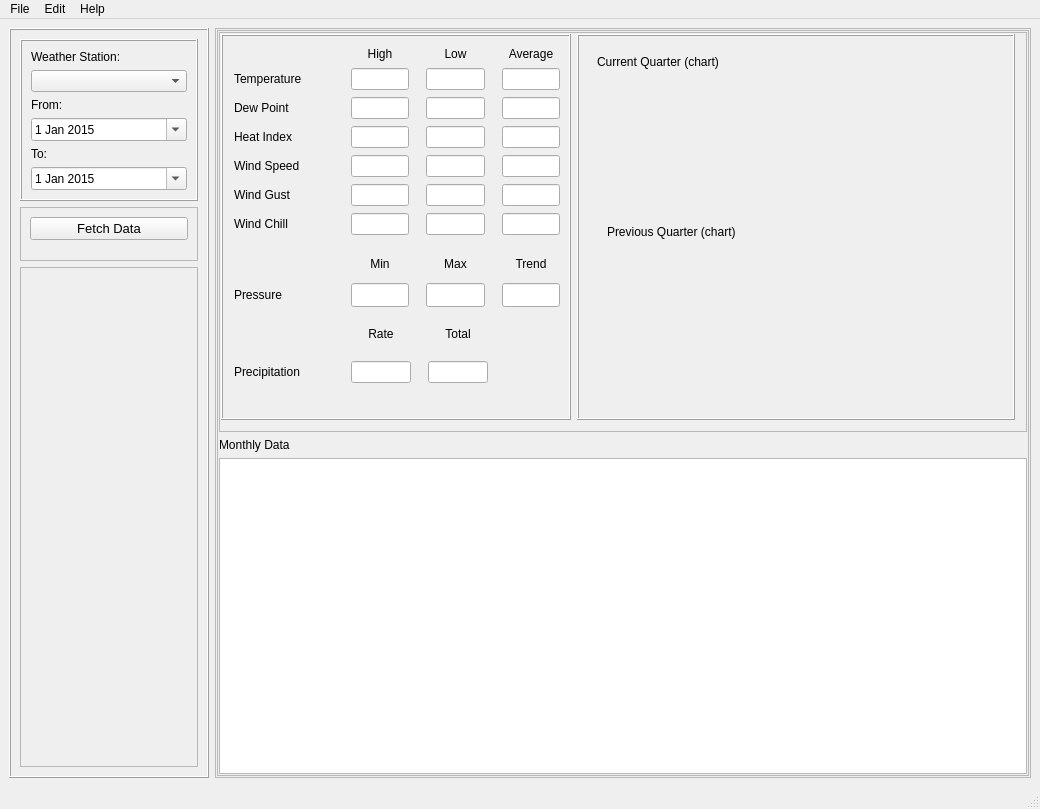
<?xml version="1.0" encoding="UTF-8"?>
<ui version="4.0">
 <class>WUnderground</class>
 <widget class="QMainWindow" name="WUnderground">
  <property name="geometry">
   <rect>
    <x>0</x>
    <y>0</y>
    <width>1040</width>
    <height>809</height>
   </rect>
  </property>
  <property name="windowTitle">
   <string>MainWindow</string>
  </property>
  <widget class="QWidget" name="centralwidget">
   <layout class="QHBoxLayout" name="horizontalLayout_2">
    <item>
     <widget class="QFrame" name="frame_3">
      <property name="minimumSize">
       <size>
        <width>200</width>
        <height>0</height>
       </size>
      </property>
      <property name="maximumSize">
       <size>
        <width>199</width>
        <height>16777215</height>
       </size>
      </property>
      <property name="styleSheet">
       <string notr="true"/>
      </property>
      <property name="frameShape">
       <enum>QFrame::Box</enum>
      </property>
      <property name="frameShadow">
       <enum>QFrame::Raised</enum>
      </property>
      <layout class="QVBoxLayout" name="verticalLayout">
       <item>
        <widget class="QFrame" name="frame_2">
         <property name="styleSheet">
          <string notr="true"/>
         </property>
         <property name="frameShape">
          <enum>QFrame::Box</enum>
         </property>
         <property name="frameShadow">
          <enum>QFrame::Raised</enum>
         </property>
         <layout class="QVBoxLayout" name="verticalLayout_5">
          <item>
           <widget class="QLabel" name="label_11">
            <property name="font">
             <font>
              <pointsize>9</pointsize>
             </font>
            </property>
            <property name="text">
             <string>Weather Station:</string>
            </property>
           </widget>
          </item>
          <item>
           <widget class="QComboBox" name="comboBox_WeatherStation">
            <property name="font">
             <font>
              <pointsize>9</pointsize>
             </font>
            </property>
           </widget>
          </item>
          <item>
           <widget class="QLabel" name="labelFrom">
            <property name="font">
             <font>
              <pointsize>9</pointsize>
             </font>
            </property>
            <property name="layoutDirection">
             <enum>Qt::LeftToRight</enum>
            </property>
            <property name="text">
             <string>From:</string>
            </property>
            <property name="alignment">
             <set>Qt::AlignLeading|Qt::AlignLeft|Qt::AlignVCenter</set>
            </property>
           </widget>
          </item>
          <item>
           <widget class="QDateEdit" name="dateFrom">
            <property name="font">
             <font>
              <pointsize>9</pointsize>
             </font>
            </property>
            <property name="minimumDate">
             <date>
              <year>2015</year>
              <month>1</month>
              <day>1</day>
             </date>
            </property>
            <property name="currentSection">
             <enum>QDateTimeEdit::DaySection</enum>
            </property>
            <property name="calendarPopup">
             <bool>true</bool>
            </property>
           </widget>
          </item>
          <item>
           <widget class="QLabel" name="labelTo">
            <property name="font">
             <font>
              <pointsize>9</pointsize>
             </font>
            </property>
            <property name="text">
             <string>To:</string>
            </property>
            <property name="alignment">
             <set>Qt::AlignLeading|Qt::AlignLeft|Qt::AlignVCenter</set>
            </property>
           </widget>
          </item>
          <item>
           <widget class="QDateEdit" name="dateTo">
            <property name="font">
             <font>
              <pointsize>9</pointsize>
             </font>
            </property>
            <property name="minimumDate">
             <date>
              <year>2015</year>
              <month>1</month>
              <day>1</day>
             </date>
            </property>
            <property name="currentSection">
             <enum>QDateTimeEdit::DaySection</enum>
            </property>
            <property name="calendarPopup">
             <bool>true</bool>
            </property>
           </widget>
          </item>
         </layout>
        </widget>
       </item>
       <item>
        <widget class="QFrame" name="frame_6">
         <property name="minimumSize">
          <size>
           <width>0</width>
           <height>0</height>
          </size>
         </property>
         <property name="frameShape">
          <enum>QFrame::StyledPanel</enum>
         </property>
         <property name="frameShadow">
          <enum>QFrame::Raised</enum>
         </property>
         <layout class="QVBoxLayout" name="verticalLayout_3">
          <item alignment="Qt::AlignTop">
           <widget class="QPushButton" name="btnFetchData">
            <property name="font">
             <font>
              <pointsize>10</pointsize>
             </font>
            </property>
            <property name="text">
             <string>Fetch Data</string>
            </property>
           </widget>
          </item>
         </layout>
        </widget>
       </item>
       <item>
        <widget class="QFrame" name="frame">
         <property name="minimumSize">
          <size>
           <width>0</width>
           <height>500</height>
          </size>
         </property>
         <property name="frameShape">
          <enum>QFrame::StyledPanel</enum>
         </property>
         <property name="frameShadow">
          <enum>QFrame::Raised</enum>
         </property>
        </widget>
       </item>
      </layout>
     </widget>
    </item>
    <item>
     <widget class="QFrame" name="frame_5">
      <property name="frameShape">
       <enum>QFrame::StyledPanel</enum>
      </property>
      <property name="frameShadow">
       <enum>QFrame::Raised</enum>
      </property>
      <layout class="QVBoxLayout" name="verticalLayout_2">
       <property name="leftMargin">
        <number>1</number>
       </property>
       <property name="topMargin">
        <number>1</number>
       </property>
       <property name="rightMargin">
        <number>1</number>
       </property>
       <property name="bottomMargin">
        <number>1</number>
       </property>
       <item>
        <widget class="QFrame" name="frame_7">
         <property name="minimumSize">
          <size>
           <width>0</width>
           <height>0</height>
          </size>
         </property>
         <property name="frameShape">
          <enum>QFrame::StyledPanel</enum>
         </property>
         <property name="frameShadow">
          <enum>QFrame::Raised</enum>
         </property>
         <layout class="QVBoxLayout" name="verticalLayout_4">
          <property name="leftMargin">
           <number>1</number>
          </property>
          <property name="topMargin">
           <number>1</number>
          </property>
          <property name="rightMargin">
           <number>1</number>
          </property>
          <property name="bottomMargin">
           <number>1</number>
          </property>
          <item>
           <widget class="QFrame" name="frame_8">
            <property name="minimumSize">
             <size>
              <width>0</width>
              <height>400</height>
             </size>
            </property>
            <property name="frameShape">
             <enum>QFrame::StyledPanel</enum>
            </property>
            <property name="frameShadow">
             <enum>QFrame::Raised</enum>
            </property>
            <layout class="QHBoxLayout" name="horizontalLayout">
             <property name="leftMargin">
              <number>1</number>
             </property>
             <property name="topMargin">
              <number>1</number>
             </property>
             <property name="rightMargin">
              <number>11</number>
             </property>
             <property name="bottomMargin">
              <number>11</number>
             </property>
             <item>
              <widget class="QFrame" name="frame_10">
               <property name="minimumSize">
                <size>
                 <width>350</width>
                 <height>0</height>
                </size>
               </property>
               <property name="maximumSize">
                <size>
                 <width>350</width>
                 <height>400</height>
                </size>
               </property>
               <property name="frameShape">
                <enum>QFrame::Box</enum>
               </property>
               <property name="frameShadow">
                <enum>QFrame::Raised</enum>
               </property>
               <layout class="QVBoxLayout" name="verticalLayout_6">
                <property name="spacing">
                 <number>17</number>
                </property>
                <property name="leftMargin">
                 <number>11</number>
                </property>
                <property name="topMargin">
                 <number>11</number>
                </property>
                <property name="bottomMargin">
                 <number>35</number>
                </property>
                <item>
                 <layout class="QGridLayout" name="gridLayoutMain" columnminimumwidth="10,0,0,0">
                  <property name="verticalSpacing">
                   <number>7</number>
                  </property>
                  <item row="1" column="2">
                   <widget class="QLineEdit" name="txtTempLow">
                    <property name="maximumSize">
                     <size>
                      <width>60</width>
                      <height>60</height>
                     </size>
                    </property>
                    <property name="alignment">
                     <set>Qt::AlignCenter</set>
                    </property>
                   </widget>
                  </item>
                  <item row="6" column="0">
                   <widget class="QLabel" name="label_14">
                    <property name="minimumSize">
                     <size>
                      <width>100</width>
                      <height>0</height>
                     </size>
                    </property>
                    <property name="font">
                     <font>
                      <pointsize>9</pointsize>
                     </font>
                    </property>
                    <property name="text">
                     <string>Wind Chill</string>
                    </property>
                   </widget>
                  </item>
                  <item row="2" column="0">
                   <widget class="QLabel" name="label_5">
                    <property name="minimumSize">
                     <size>
                      <width>100</width>
                      <height>0</height>
                     </size>
                    </property>
                    <property name="font">
                     <font>
                      <pointsize>9</pointsize>
                     </font>
                    </property>
                    <property name="text">
                     <string>Dew Point</string>
                    </property>
                   </widget>
                  </item>
                  <item row="4" column="3">
                   <widget class="QLineEdit" name="txtWindSpeedAvg">
                    <property name="maximumSize">
                     <size>
                      <width>60</width>
                      <height>60</height>
                     </size>
                    </property>
                    <property name="alignment">
                     <set>Qt::AlignCenter</set>
                    </property>
                   </widget>
                  </item>
                  <item row="2" column="3">
                   <widget class="QLineEdit" name="txtDewPointAvg">
                    <property name="maximumSize">
                     <size>
                      <width>60</width>
                      <height>60</height>
                     </size>
                    </property>
                    <property name="alignment">
                     <set>Qt::AlignCenter</set>
                    </property>
                   </widget>
                  </item>
                  <item row="5" column="3">
                   <widget class="QLineEdit" name="txtWindGustAvg">
                    <property name="maximumSize">
                     <size>
                      <width>60</width>
                      <height>60</height>
                     </size>
                    </property>
                    <property name="alignment">
                     <set>Qt::AlignCenter</set>
                    </property>
                   </widget>
                  </item>
                  <item row="1" column="0">
                   <widget class="QLabel" name="label_4">
                    <property name="minimumSize">
                     <size>
                      <width>100</width>
                      <height>0</height>
                     </size>
                    </property>
                    <property name="font">
                     <font>
                      <pointsize>9</pointsize>
                     </font>
                    </property>
                    <property name="text">
                     <string>Temperature</string>
                    </property>
                   </widget>
                  </item>
                  <item row="6" column="1">
                   <widget class="QLineEdit" name="txtWindChillHigh">
                    <property name="maximumSize">
                     <size>
                      <width>60</width>
                      <height>60</height>
                     </size>
                    </property>
                    <property name="alignment">
                     <set>Qt::AlignCenter</set>
                    </property>
                   </widget>
                  </item>
                  <item row="6" column="3">
                   <widget class="QLineEdit" name="txtWindChillAvg">
                    <property name="maximumSize">
                     <size>
                      <width>60</width>
                      <height>60</height>
                     </size>
                    </property>
                    <property name="alignment">
                     <set>Qt::AlignCenter</set>
                    </property>
                   </widget>
                  </item>
                  <item row="2" column="1">
                   <widget class="QLineEdit" name="txtDewPointHigh">
                    <property name="maximumSize">
                     <size>
                      <width>60</width>
                      <height>60</height>
                     </size>
                    </property>
                    <property name="alignment">
                     <set>Qt::AlignCenter</set>
                    </property>
                   </widget>
                  </item>
                  <item row="0" column="1">
                   <widget class="QLabel" name="label">
                    <property name="font">
                     <font>
                      <pointsize>9</pointsize>
                     </font>
                    </property>
                    <property name="layoutDirection">
                     <enum>Qt::LeftToRight</enum>
                    </property>
                    <property name="text">
                     <string>High</string>
                    </property>
                    <property name="alignment">
                     <set>Qt::AlignCenter</set>
                    </property>
                   </widget>
                  </item>
                  <item row="3" column="2">
                   <widget class="QLineEdit" name="txtHeatIndexLow">
                    <property name="maximumSize">
                     <size>
                      <width>60</width>
                      <height>60</height>
                     </size>
                    </property>
                    <property name="alignment">
                     <set>Qt::AlignCenter</set>
                    </property>
                   </widget>
                  </item>
                  <item row="5" column="0">
                   <widget class="QLabel" name="label_13">
                    <property name="minimumSize">
                     <size>
                      <width>100</width>
                      <height>0</height>
                     </size>
                    </property>
                    <property name="font">
                     <font>
                      <pointsize>9</pointsize>
                     </font>
                    </property>
                    <property name="text">
                     <string>Wind Gust</string>
                    </property>
                   </widget>
                  </item>
                  <item row="0" column="3">
                   <widget class="QLabel" name="label_3">
                    <property name="font">
                     <font>
                      <pointsize>9</pointsize>
                     </font>
                    </property>
                    <property name="layoutDirection">
                     <enum>Qt::LeftToRight</enum>
                    </property>
                    <property name="text">
                     <string>Average</string>
                    </property>
                    <property name="alignment">
                     <set>Qt::AlignCenter</set>
                    </property>
                   </widget>
                  </item>
                  <item row="5" column="1">
                   <widget class="QLineEdit" name="txtWindGustHigh">
                    <property name="maximumSize">
                     <size>
                      <width>60</width>
                      <height>60</height>
                     </size>
                    </property>
                    <property name="alignment">
                     <set>Qt::AlignCenter</set>
                    </property>
                   </widget>
                  </item>
                  <item row="5" column="2">
                   <widget class="QLineEdit" name="txtWindGustLow">
                    <property name="maximumSize">
                     <size>
                      <width>60</width>
                      <height>60</height>
                     </size>
                    </property>
                    <property name="alignment">
                     <set>Qt::AlignCenter</set>
                    </property>
                   </widget>
                  </item>
                  <item row="1" column="1">
                   <widget class="QLineEdit" name="txtTempHigh">
                    <property name="maximumSize">
                     <size>
                      <width>60</width>
                      <height>60</height>
                     </size>
                    </property>
                    <property name="alignment">
                     <set>Qt::AlignCenter</set>
                    </property>
                   </widget>
                  </item>
                  <item row="4" column="0">
                   <widget class="QLabel" name="label_12">
                    <property name="minimumSize">
                     <size>
                      <width>100</width>
                      <height>0</height>
                     </size>
                    </property>
                    <property name="font">
                     <font>
                      <pointsize>9</pointsize>
                     </font>
                    </property>
                    <property name="text">
                     <string>Wind Speed</string>
                    </property>
                   </widget>
                  </item>
                  <item row="2" column="2">
                   <widget class="QLineEdit" name="txtDewPointLow">
                    <property name="maximumSize">
                     <size>
                      <width>60</width>
                      <height>60</height>
                     </size>
                    </property>
                    <property name="alignment">
                     <set>Qt::AlignCenter</set>
                    </property>
                   </widget>
                  </item>
                  <item row="0" column="2">
                   <widget class="QLabel" name="label_2">
                    <property name="font">
                     <font>
                      <pointsize>9</pointsize>
                     </font>
                    </property>
                    <property name="layoutDirection">
                     <enum>Qt::LeftToRight</enum>
                    </property>
                    <property name="text">
                     <string>Low</string>
                    </property>
                    <property name="alignment">
                     <set>Qt::AlignCenter</set>
                    </property>
                   </widget>
                  </item>
                  <item row="3" column="1">
                   <widget class="QLineEdit" name="txtHeatIndexHigh">
                    <property name="maximumSize">
                     <size>
                      <width>60</width>
                      <height>60</height>
                     </size>
                    </property>
                    <property name="alignment">
                     <set>Qt::AlignCenter</set>
                    </property>
                   </widget>
                  </item>
                  <item row="6" column="2">
                   <widget class="QLineEdit" name="txtWindChillLow">
                    <property name="maximumSize">
                     <size>
                      <width>60</width>
                      <height>60</height>
                     </size>
                    </property>
                    <property name="alignment">
                     <set>Qt::AlignCenter</set>
                    </property>
                   </widget>
                  </item>
                  <item row="3" column="3">
                   <widget class="QLineEdit" name="txtHeatIndexAvg">
                    <property name="maximumSize">
                     <size>
                      <width>60</width>
                      <height>60</height>
                     </size>
                    </property>
                    <property name="alignment">
                     <set>Qt::AlignCenter</set>
                    </property>
                   </widget>
                  </item>
                  <item row="1" column="3">
                   <widget class="QLineEdit" name="txtTempAvg">
                    <property name="maximumSize">
                     <size>
                      <width>60</width>
                      <height>60</height>
                     </size>
                    </property>
                    <property name="alignment">
                     <set>Qt::AlignCenter</set>
                    </property>
                   </widget>
                  </item>
                  <item row="4" column="1">
                   <widget class="QLineEdit" name="txtWindSpeedHigh">
                    <property name="maximumSize">
                     <size>
                      <width>60</width>
                      <height>60</height>
                     </size>
                    </property>
                    <property name="alignment">
                     <set>Qt::AlignCenter</set>
                    </property>
                   </widget>
                  </item>
                  <item row="4" column="2">
                   <widget class="QLineEdit" name="txtWindSpeedLow">
                    <property name="maximumSize">
                     <size>
                      <width>60</width>
                      <height>60</height>
                     </size>
                    </property>
                    <property name="alignment">
                     <set>Qt::AlignCenter</set>
                    </property>
                   </widget>
                  </item>
                  <item row="3" column="0">
                   <widget class="QLabel" name="label_6">
                    <property name="minimumSize">
                     <size>
                      <width>100</width>
                      <height>0</height>
                     </size>
                    </property>
                    <property name="font">
                     <font>
                      <pointsize>9</pointsize>
                     </font>
                    </property>
                    <property name="text">
                     <string>Heat Index</string>
                    </property>
                   </widget>
                  </item>
                 </layout>
                </item>
                <item>
                 <layout class="QGridLayout" name="gridLayout_Pressure">
                  <property name="verticalSpacing">
                   <number>7</number>
                  </property>
                  <item row="0" column="2">
                   <widget class="QLabel" name="label_21">
                    <property name="font">
                     <font>
                      <pointsize>9</pointsize>
                     </font>
                    </property>
                    <property name="text">
                     <string>Max</string>
                    </property>
                    <property name="alignment">
                     <set>Qt::AlignCenter</set>
                    </property>
                   </widget>
                  </item>
                  <item row="0" column="3">
                   <widget class="QLabel" name="label_18">
                    <property name="font">
                     <font>
                      <pointsize>9</pointsize>
                     </font>
                    </property>
                    <property name="text">
                     <string>Trend</string>
                    </property>
                    <property name="alignment">
                     <set>Qt::AlignCenter</set>
                    </property>
                   </widget>
                  </item>
                  <item row="1" column="1">
                   <widget class="QLineEdit" name="txtPressureMin">
                    <property name="maximumSize">
                     <size>
                      <width>60</width>
                      <height>60</height>
                     </size>
                    </property>
                    <property name="alignment">
                     <set>Qt::AlignCenter</set>
                    </property>
                   </widget>
                  </item>
                  <item row="1" column="3">
                   <widget class="QLineEdit" name="txtPressureTrend">
                    <property name="maximumSize">
                     <size>
                      <width>60</width>
                      <height>60</height>
                     </size>
                    </property>
                    <property name="alignment">
                     <set>Qt::AlignCenter</set>
                    </property>
                   </widget>
                  </item>
                  <item row="1" column="2">
                   <widget class="QLineEdit" name="txtPressureMax">
                    <property name="maximumSize">
                     <size>
                      <width>60</width>
                      <height>60</height>
                     </size>
                    </property>
                    <property name="alignment">
                     <set>Qt::AlignCenter</set>
                    </property>
                   </widget>
                  </item>
                  <item row="1" column="0">
                   <widget class="QLabel" name="label_19">
                    <property name="minimumSize">
                     <size>
                      <width>100</width>
                      <height>0</height>
                     </size>
                    </property>
                    <property name="font">
                     <font>
                      <pointsize>9</pointsize>
                     </font>
                    </property>
                    <property name="text">
                     <string>Pressure</string>
                    </property>
                   </widget>
                  </item>
                  <item row="0" column="1">
                   <widget class="QLabel" name="label_20">
                    <property name="font">
                     <font>
                      <pointsize>9</pointsize>
                     </font>
                    </property>
                    <property name="text">
                     <string>Min</string>
                    </property>
                    <property name="alignment">
                     <set>Qt::AlignCenter</set>
                    </property>
                   </widget>
                  </item>
                 </layout>
                </item>
                <item>
                 <layout class="QGridLayout" name="gridLayout_Precip" rowstretch="0,0" columnstretch="0,0,0,0" columnminimumwidth="10,0,0,0">
                  <item row="1" column="2">
                   <widget class="QLineEdit" name="txtPrecipationTotal">
                    <property name="maximumSize">
                     <size>
                      <width>60</width>
                      <height>60</height>
                     </size>
                    </property>
                    <property name="alignment">
                     <set>Qt::AlignCenter</set>
                    </property>
                   </widget>
                  </item>
                  <item row="0" column="2">
                   <widget class="QLabel" name="label_10">
                    <property name="font">
                     <font>
                      <pointsize>9</pointsize>
                     </font>
                    </property>
                    <property name="text">
                     <string>Total</string>
                    </property>
                    <property name="alignment">
                     <set>Qt::AlignCenter</set>
                    </property>
                   </widget>
                  </item>
                  <item row="0" column="1">
                   <widget class="QLabel" name="label_9">
                    <property name="font">
                     <font>
                      <pointsize>9</pointsize>
                     </font>
                    </property>
                    <property name="text">
                     <string>Rate</string>
                    </property>
                    <property name="alignment">
                     <set>Qt::AlignCenter</set>
                    </property>
                   </widget>
                  </item>
                  <item row="1" column="1">
                   <widget class="QLineEdit" name="txtPrecipationRate">
                    <property name="maximumSize">
                     <size>
                      <width>60</width>
                      <height>60</height>
                     </size>
                    </property>
                    <property name="alignment">
                     <set>Qt::AlignCenter</set>
                    </property>
                   </widget>
                  </item>
                  <item row="0" column="3">
                   <spacer name="horizontalSpacer">
                    <property name="orientation">
                     <enum>Qt::Horizontal</enum>
                    </property>
                    <property name="sizeHint" stdset="0">
                     <size>
                      <width>40</width>
                      <height>20</height>
                     </size>
                    </property>
                   </spacer>
                  </item>
                  <item row="1" column="0">
                   <widget class="QLabel" name="label_7">
                    <property name="minimumSize">
                     <size>
                      <width>100</width>
                      <height>0</height>
                     </size>
                    </property>
                    <property name="maximumSize">
                     <size>
                      <width>100</width>
                      <height>16777215</height>
                     </size>
                    </property>
                    <property name="font">
                     <font>
                      <pointsize>9</pointsize>
                     </font>
                    </property>
                    <property name="text">
                     <string>Precipitation</string>
                    </property>
                   </widget>
                  </item>
                 </layout>
                </item>
               </layout>
              </widget>
             </item>
             <item>
              <widget class="QFrame" name="frame_9">
               <property name="frameShape">
                <enum>QFrame::Box</enum>
               </property>
               <property name="frameShadow">
                <enum>QFrame::Raised</enum>
               </property>
               <widget class="QLabel" name="label_16">
                <property name="geometry">
                 <rect>
                  <x>20</x>
                  <y>20</y>
                  <width>151</width>
                  <height>16</height>
                 </rect>
                </property>
                <property name="font">
                 <font>
                  <pointsize>9</pointsize>
                 </font>
                </property>
                <property name="text">
                 <string>Current Quarter (chart)</string>
                </property>
               </widget>
               <widget class="QWidget" name="widgetChart_CurrentQuarter" native="true">
                <property name="geometry">
                 <rect>
                  <x>10</x>
                  <y>40</y>
                  <width>251</width>
                  <height>111</height>
                 </rect>
                </property>
               </widget>
               <widget class="QLabel" name="label_17">
                <property name="geometry">
                 <rect>
                  <x>30</x>
                  <y>190</y>
                  <width>161</width>
                  <height>16</height>
                 </rect>
                </property>
                <property name="font">
                 <font>
                  <pointsize>9</pointsize>
                 </font>
                </property>
                <property name="text">
                 <string>Previous Quarter (chart)</string>
                </property>
               </widget>
               <widget class="QWidget" name="widgetChart_PreviousQuarter" native="true">
                <property name="geometry">
                 <rect>
                  <x>20</x>
                  <y>250</y>
                  <width>251</width>
                  <height>111</height>
                 </rect>
                </property>
               </widget>
              </widget>
             </item>
            </layout>
           </widget>
          </item>
          <item>
           <widget class="QLabel" name="labelMonthlyData">
            <property name="font">
             <font>
              <pointsize>9</pointsize>
             </font>
            </property>
            <property name="text">
             <string>Monthly Data</string>
            </property>
           </widget>
          </item>
          <item>
           <widget class="QTableView" name="tableViewMonthly"/>
          </item>
         </layout>
        </widget>
       </item>
      </layout>
     </widget>
    </item>
   </layout>
  </widget>
  <widget class="QMenuBar" name="menubar">
   <property name="geometry">
    <rect>
     <x>0</x>
     <y>0</y>
     <width>1040</width>
     <height>20</height>
    </rect>
   </property>
   <widget class="QMenu" name="menuFile">
    <property name="title">
     <string>File</string>
    </property>
    <addaction name="separator"/>
    <addaction name="actionExport"/>
    <addaction name="separator"/>
    <addaction name="separator"/>
    <addaction name="actionExit"/>
   </widget>
   <widget class="QMenu" name="menuEdit">
    <property name="title">
     <string>Edit</string>
    </property>
    <addaction name="actionAPI_Key"/>
   </widget>
   <widget class="QMenu" name="menuHelp">
    <property name="title">
     <string>Help</string>
    </property>
    <addaction name="actionAbout"/>
   </widget>
   <addaction name="menuFile"/>
   <addaction name="menuEdit"/>
   <addaction name="menuHelp"/>
  </widget>
  <widget class="QStatusBar" name="statusbar"/>
  <action name="actionAPI_Key">
   <property name="text">
    <string>API Key</string>
   </property>
  </action>
  <action name="actionAbout">
   <property name="text">
    <string>About</string>
   </property>
  </action>
  <action name="actionExport">
   <property name="text">
    <string>Export</string>
   </property>
  </action>
  <action name="actionExit">
   <property name="text">
    <string>Exit</string>
   </property>
  </action>
 </widget>
 <resources/>
 <connections/>
</ui>
